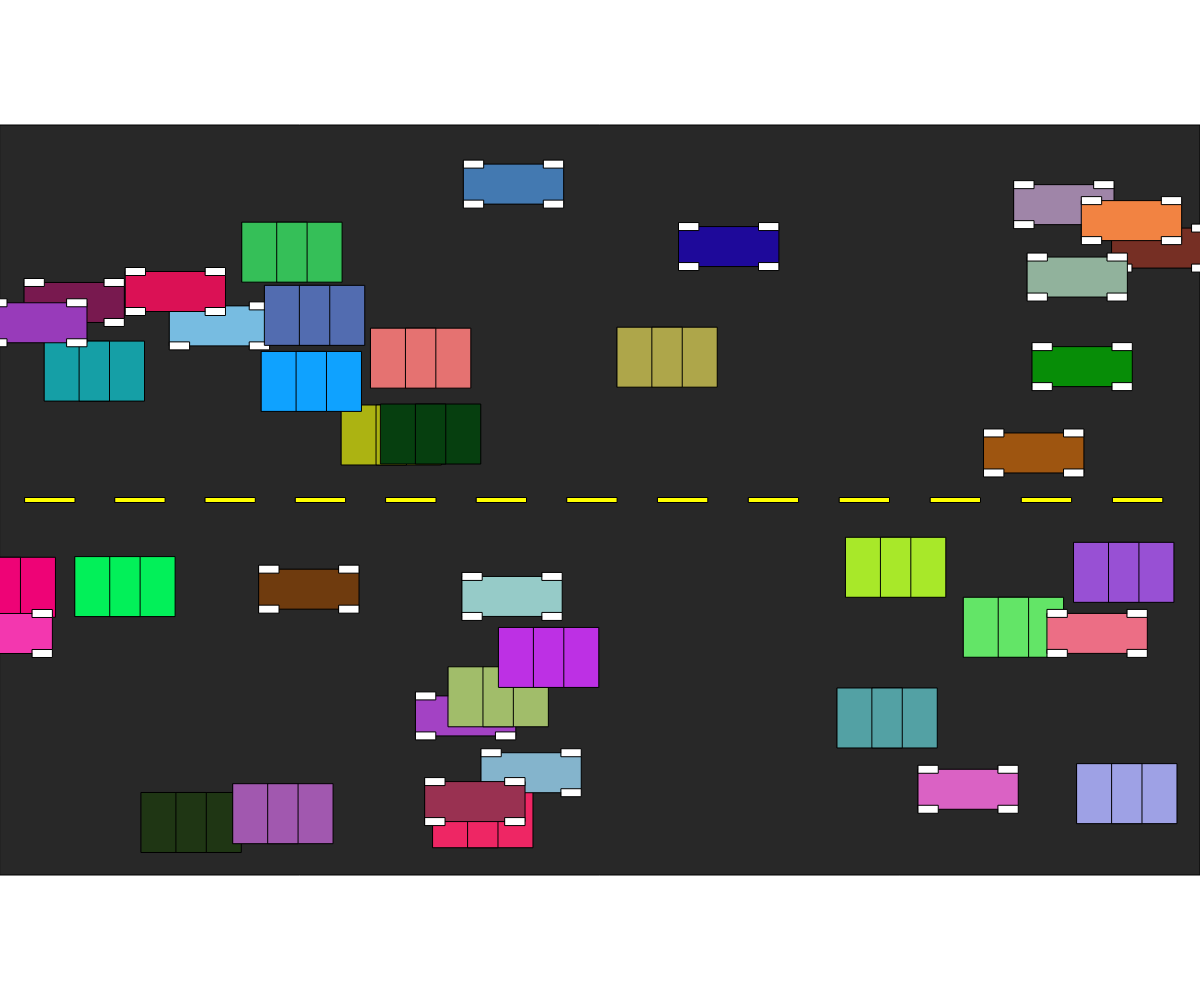
Frame 1 (no input)
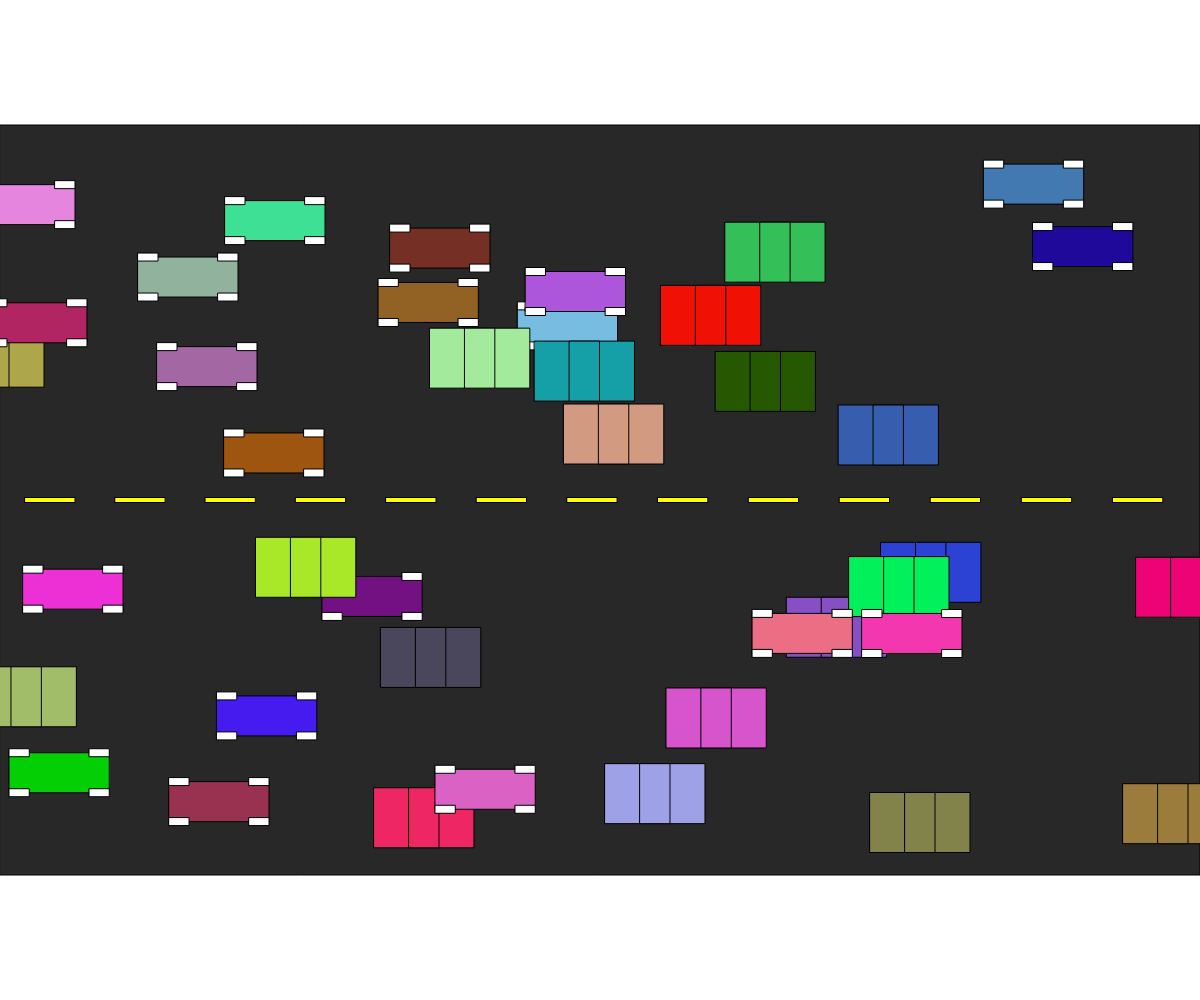
Frame 60 (no input)
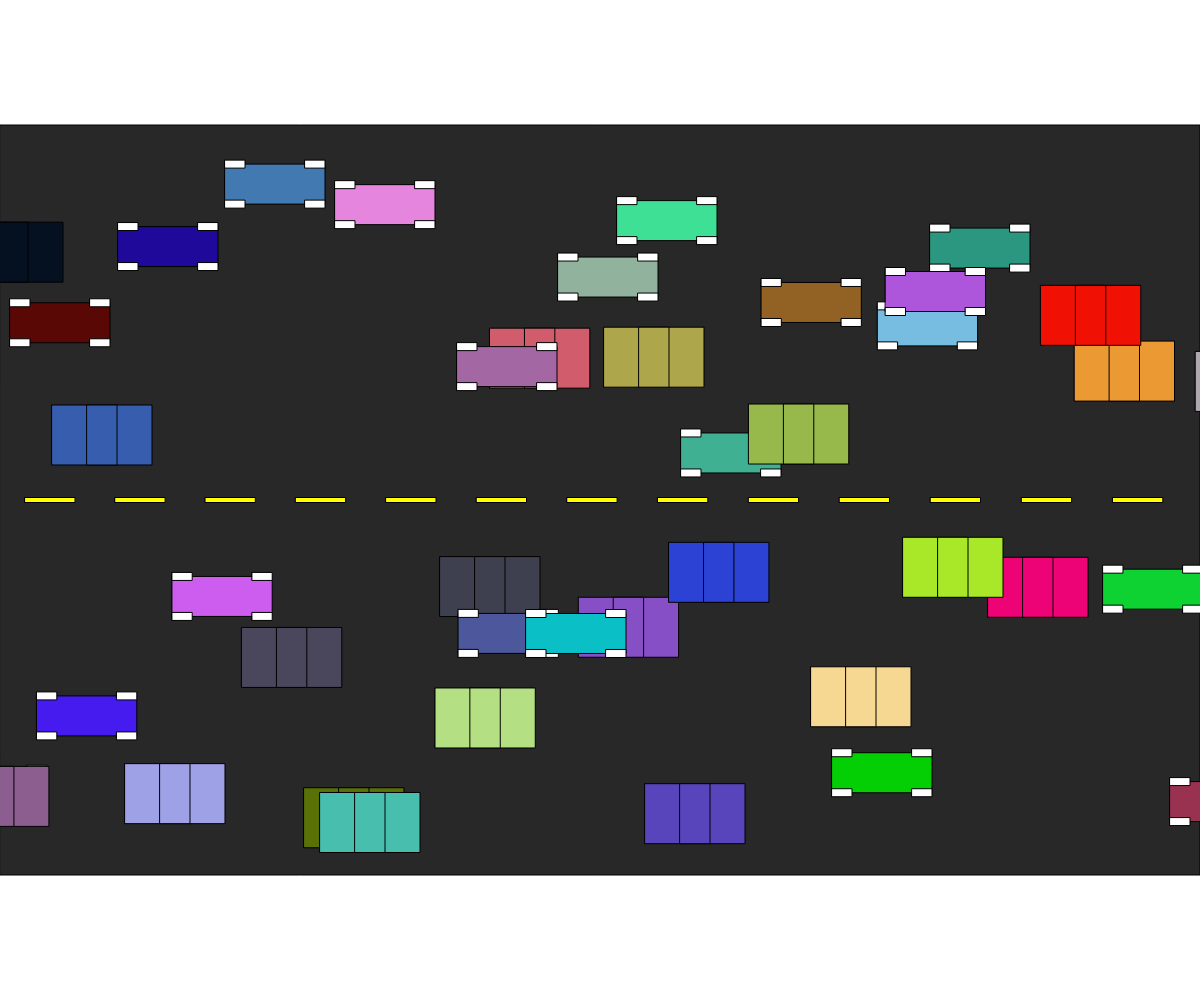
Frame 120 (the mouse pressed at the canvas centre since frame 60)

The p5.js sketch that drew these frames (run headless with seeded random() and noise() and a simulated clock; from frame 60 on, the mouse is pressed at the canvas centre):

// p5.js sketch
// ── sketch.js
// Project Title
// Your Name
// Date
//
// Extra for Experts:
// - describe what you did to take this project "above and beyond"

//variables
let eastCars = 20;
let westCars = 20;

let eastbound = [];
let westbound = [];
//let vehicles = [];
const NUM_VEHICLES = 1;

//functions
function setup() {
  createCanvas(windowWidth, windowHeight);
  //vehicles.push(new Vehicle());


  for ( let i = 0; i < westCars ; i++){
    westbound.push(new Vehicle(0,0,0));
  }

  for ( let i = 0; i < eastCars ; i++){
    eastbound.push(new Vehicle(0,0,1));
  }

  
}

function draw() {
  background(255);
  drawRoad();
  for(let w of westbound){
    w.action();
  }
  for(let e of eastbound){
    e.action();
  }
}

function mousePressed(){
  if ( mouseButton === LEFT && keyCode === SHIFT && keyIsPressed){
    westbound.push(new Vehicle(0,0,0));
  }
  else if ( mouseButton === LEFT){
    eastbound.push(new Vehicle(0,0,1));
  }
  
}

//drawing the road
function drawRoad(){
  rectMode(CENTER);
  fill(40);
  rect(width/2,height/2,width,height*0.75);
  let space = 50;
  //drawing the yellow line
  for (let i = 0; i < width; i += 40){
    fill(255,255,0);
    rect(i += space, height/2, 50, 5);
    space += 0.1;
  }
}


//the Vehicle class
class Vehicle{
  constructor(xPosition,yPosition,direction){
    this.type = round(random(0,1)); 
    this.carColor = color (random(255),random(255),random(255)); 
    this.xPosition = xPosition;
    this.yPosition = yPosition; 
    this.direction = direction; 
    this.speed = round(random(0,10));
    this.spawn();
  }

  //class methods

  spawn(){
    this.yPosition = 0;
    if (this.direction === 0 ){ //coming from west
      this.yPosition = random(height/6,height/2.2);
      this.xPosition = random(0,width);
    }

    if (this.direction === 1){ //coming from east
      this.yPosition = random(height/1.8,height - height/6);
      this.xPosition = random(0,width);
    }
  }

  move(){
    if (this.direction === 0 ){ //coming from west
      this.xPosition += this.speed;
      if (this.xPosition > width + 50){
        this.xPosition = 0 - 50;
      }
    }

    if (this.direction === 1){ //coming from east
      this.xPosition += -1 * this.speed;
      if (this.xPosition < 0 - 50){
        this.xPosition = width + 50;
      }
    }
  }

  speedUp(){
    if (round(random(0,101)) === 1){
      if (this.speed < 15){
        this.speed += 1;
        
      }
    }
  }

  speedDown(){
    if (round(random(0,101)) === 1){
      if (this.speed > 1){
        this.speed -= 1;
        //console.log("slowu");
      }
    }
  }

  changeColor(){
    if (round(random(0,101)) === 1){
      this.carColor = color (random(255),random(255),random(255));
      //console.log("color");
    }
  }

  action(){
    this.display();
    this.move();
    this.speedUp();
    this.speedDown();
    this.changeColor();
  }

  //display
  display(){
    //drawing the car
    if (this.type === 0){
      fill(this.carColor);
      rect(this.xPosition,this.yPosition,100,40);
      fill(255);
      rect(this.xPosition - 40,this.yPosition - 20,20,8);
      rect(this.xPosition + 40,this.yPosition - 20,20,8);
      rect(this.xPosition - 40,this.yPosition + 20,20,8);
      rect(this.xPosition + 40,this.yPosition + 20,20,8);
    }

    //drawing the truck
    if(this.type === 1){
      fill(this.carColor);
      rect(this.xPosition,this.yPosition,100,60);
      rect(this.xPosition,this.yPosition,30,60);
    }
  }
}
